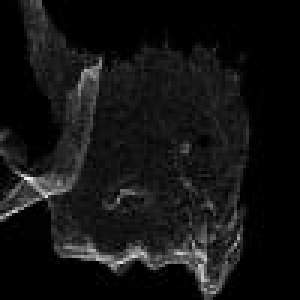
#> input picture ml_model/ear_depth_map.jpg, 100 x 100 px (shown 3 times larger)
$ python 'ml_model_(1).py'
#> lines starting #> are read from the running program, lines starting #| are printed output that depends on the picture
import cv2
import numpy as np
import joblib
from skimage.feature import local_binary_pattern, hog
from sklearn.svm import SVC
from sklearn.metrics import accuracy_score

# Function to preprocess images
def preprocess_image(image_path):
#> called with image_path = 'ear_depth_map.jpg'
    img = cv2.imread(image_path, cv2.IMREAD_GRAYSCALE)  # Convert to grayscale
#> img is the input picture: shape (100, 100); min 0, max 253, mean 19.2
    if img is None:
        raise FileNotFoundError(f"❌ Image not found: {image_path}")

    img = cv2.resize(img, (128, 128))  # Resize for consistency
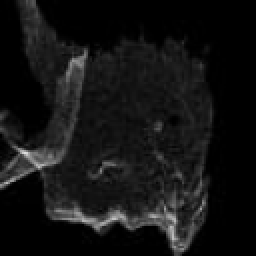
#> img: shape (128, 128) (shown 2 times larger); min 0, max 223, mean 19.2
    img = img / 255.0  # Normalize (0-1 scale)
#> call 2 of preprocess_image, with image_path = 'processed_ear.jpg'
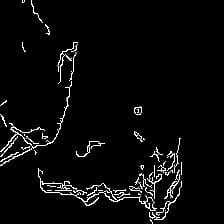
#> input picture ml_model/processed_ear.jpg, 224 x 224 px
#> in preprocess_image, img is the input picture: shape (224, 224); min 0, max 255, mean 10.6
#> in preprocess_image (call 2), `img = cv2.resize(img, (128, 128))`:
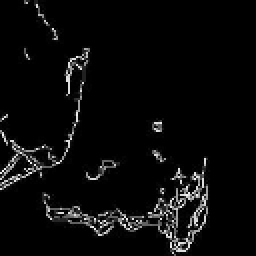
#> img: shape (128, 128) (shown 2 times larger); min 0, max 254, mean 10.4
    return img

# Function to extract features from an image
def extract_features(image):
    lbp_features = local_binary_pattern(image, P=8, R=1, method="uniform").flatten()
#> lbp_features = 16384 values, max 9 at index 3, min 0 at index 13, mean 5.84
    hog_features = hog(image, pixels_per_cell=(8, 8), cells_per_block=(2, 2)).flatten()
#> hog_features = 8100 values, max 0.918 at index 7681, min 0 at index 3, mean 0.12
    return np.hstack((lbp_features, hog_features))

# Load and process the images
try:
    image1 = preprocess_image("ear_depth_map.jpg")  # Authenticated user
    image2 = preprocess_image("processed_ear.jpg")  # Not recognized user
except FileNotFoundError as e:
    print(e)
    exit()

# Extract features
features1 = extract_features(image1)
features2 = extract_features(image2)

print("✅ Features extracted successfully.")

# Prepare dataset
X_train = np.array([features1, features2])
y_train = np.array([1, 0])  # 1 = Authenticated, 0 = Not Recognized

# 🚀 **FIX: No train-test split since dataset is too small**
# Instead, we train on the small dataset directly

# Train the SVM model
svm_model = SVC(kernel="linear", probability=True)
svm_model.fit(X_train, y_train)

# 🚀 **Test the model on the same training data (since no test set)**
y_pred = svm_model.predict(X_train)
#> y_pred = [1, 0]
accuracy = accuracy_score(y_train, y_pred)
#> accuracy = 1

print(f"✅ Model trained successfully with accuracy: {accuracy:.2f}")
#| ✅ Model trained successfully with accuracy: 1.00

# Save the trained model
joblib.dump(svm_model, "ear_auth_model.pkl")
print("✅ Model saved as 'ear_auth_model.pkl'")
